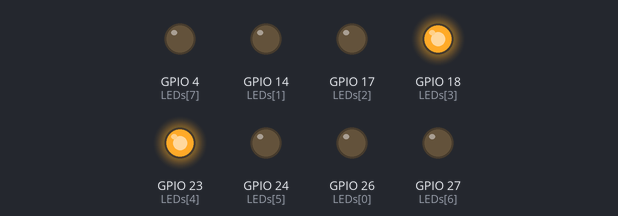
Bench run of a program on a simulated Raspberry Pi (BCM pin numbers). Parts: output pins drawn as LEDs (lit = HIGH). Threads take turns every 2 ms; what the program prints to the terminal is not drawn.

Above: at 0.5 s.
At 3.1 s:
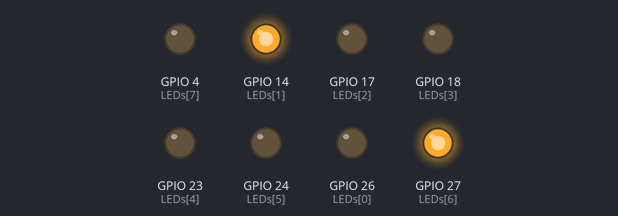
At 5.7 s:
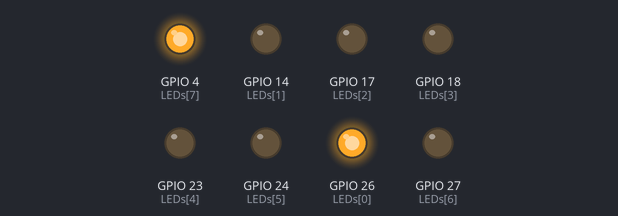
At 8.95 s:
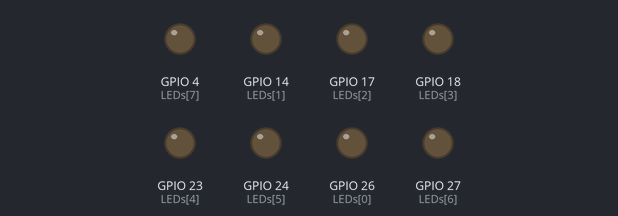
At 12.2 s:
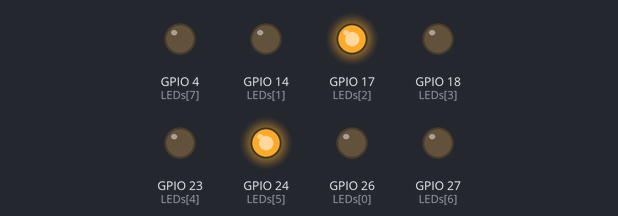
Timing chart, 0 to 13.5 s (numbered marks = the images above):
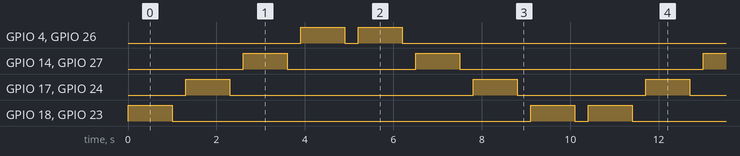

The program:

Q3.py
```python
import RPi.GPIO as GPIO
import time
import threading

# Define the GPIO pins connected to the LEDs.
LEDs = [26, 14, 17, 18, 23, 24, 27, 4]
ON = GPIO.HIGH
OFF = GPIO.LOW

# Initialize GPIO
def setup_GPIO():
    GPIO.setmode(GPIO.BCM)
    for pin in LEDs:
        GPIO.setup(pin, GPIO.OUT)

# Function to clean up GPIO
def cleanup_GPIO():
    GPIO.cleanup()

# Function to control the blinking of LEDs
def blink_leds(stop_event):
    try:
        while not stop_event.is_set():
            # Starting from the center and moving outwards
            half = len(LEDs) // 2
            for offset in range(half):
                left_index, right_index = half - offset - 1, half + offset
                GPIO.output(LEDs[left_index], ON)
                GPIO.output(LEDs[right_index], ON)
                time.sleep(1)  # Adjust timing as needed
                GPIO.output(LEDs[left_index], OFF)
                GPIO.output(LEDs[right_index], OFF)
                time.sleep(0.3)  # Adjust timing as needed

            # Optional: Reverse direction - from the ends back to the center
            for offset in reversed(range(half)):
                left_index, right_index = half - offset - 1, half + offset
                GPIO.output(LEDs[left_index], ON)
                GPIO.output(LEDs[right_index], ON)
                time.sleep(1)  # Adjust timing as needed
                GPIO.output(LEDs[left_index], OFF)
                GPIO.output(LEDs[right_index], OFF)
                time.sleep(0.3)  # Adjust timing as needed

    finally:
        cleanup_GPIO()

# Main function to start the program
def main():
    setup_GPIO()
    stop_event = threading.Event()
    thread = threading.Thread(target=blink_leds, args=(stop_event,))

    try:
        thread.start()
        input("Press Enter to stop...")
        stop_event.set()
    except KeyboardInterrupt:
        print("Keyboard interrupt detected. Exiting...")
    finally:
        stop_event.set()
        thread.join()

if __name__ == "__main__":
    main()
```

Measured:
- by itself, GPIO 4 (LEDs[7]), GPIO 26 (LEDs[0]): repeats every 10.4 s: LOW 0.30 s, HIGH 1.0 s, LOW 8.1 s, HIGH 1.0 s
- by itself, GPIO 14 (LEDs[1]), GPIO 27 (LEDs[6]): repeats every 10.4 s: LOW 2.9 s, HIGH 1.0 s, LOW 5.5 s, HIGH 1.0 s
- by itself, GPIO 17 (LEDs[2]), GPIO 24 (LEDs[5]): repeats every 10.4 s: LOW 5.5 s, HIGH 1.0 s, LOW 2.9 s, HIGH 1.0 s
- by itself, GPIO 18 (LEDs[3]), GPIO 23 (LEDs[4]): repeats every 10.4 s: LOW 8.1 s, HIGH 1.0 s, LOW 0.30 s, HIGH 1.0 s
